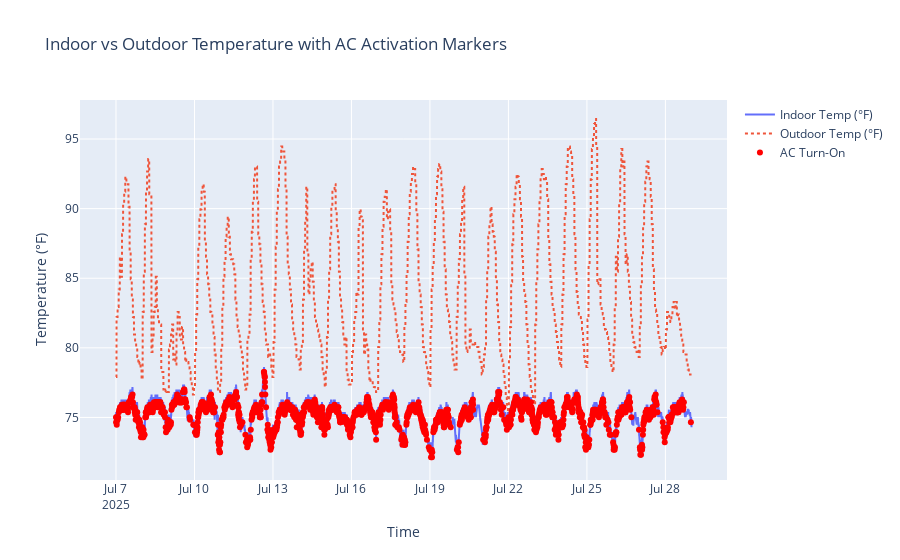

Notebook source saved alongside this figure:
### Markdown cell above
#### Daily Temperature Overview: Indoor vs. Florida

Here we track the room (bedroom) temperature compared to the outdoor temp. The dotted line is the outdoor temperature and the solid is indoor.

You'll notice red dots scattered across the indoor temp — each is a time where the AC likely turned on. What’s interesting is how often it has to fight to bring the temp back down… sometimes over and over in just a few hours. We’ll go deeper in the next plot.

### Code cell
fig = go.Figure()
fig.add_trace(go.Scatter(x=df.index, y=df['indoor_temp'], mode='lines', name='Indoor Temp (°F)'))
fig.add_trace(go.Scatter(x=df.index, y=df['outdoor_temp_f'], mode='lines', name='Outdoor Temp (°F)', line=dict(dash='dot')))
fig.add_trace(go.Scatter(x=ac_events.index, y=ac_events['indoor_temp'], mode='markers', name='AC Turn-On', marker=dict(color='red', size=6)))
fig.update_layout(title='Indoor vs Outdoor Temperature with AC Activation Markers', xaxis_title='Time', yaxis_title='Temperature (°F)', hovermode='x unified')
fig.show()

### Figure 1 — Plotly figure (JSON) as saved in the notebook; plotly's stock layout.template omitted (floating-point values rounded to 4 significant figures; data arrays with more than 128 entries replaced by an {"elided": "..."} marker saying what was removed)
{"data": [{"mode": "lines", "name": "Indoor Temp (°F)", "type": "scatter", "x": {"elided": "6295 str values"}, "y": {"elided": "6295 float values"}}, {"line": {"dash": "dot"}, "mode": "lines", "name": "Outdoor Temp (°F)", "type": "scatter", "x": {"elided": "6295 str values"}, "y": {"elided": "6295 float values"}}, {"marker": {"color": "red", "size": 6}, "mode": "markers", "name": "AC Turn-On", "type": "scatter", "x": {"elided": "1634 str values"}, "y": {"elided": "1634 float values"}}], "layout": {"hovermode": "x unified", "title": {"text": "Indoor vs Outdoor Temperature with AC Activation Markers"}, "xaxis": {"title": {"text": "Time"}}, "yaxis": {"title": {"text": "Temperature (°F)"}}}}
